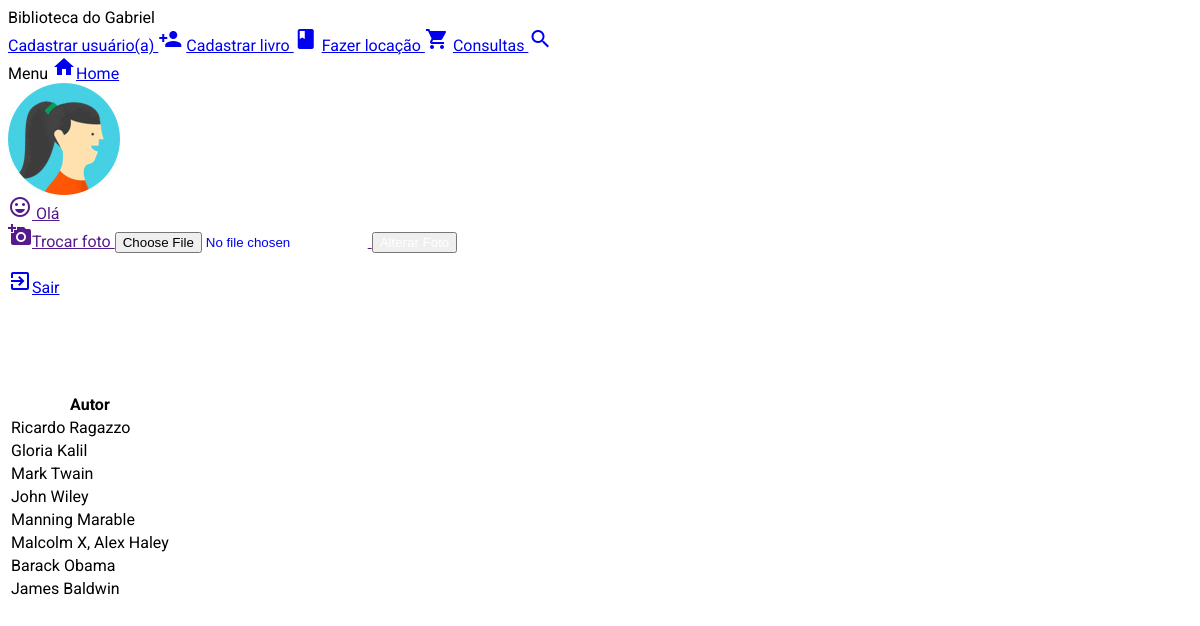
Page /recebeautornome.php on the committed database.
### tables this page shows
CREATE TABLE IF NOT EXISTS `usuarios` (
  `id` int(11) NOT NULL AUTO_INCREMENT,
  `nome` varchar(255) NOT NULL,
  `login` varchar(255) NOT NULL,
  `senha` varchar(255) NOT NULL,
  `foto` varchar(255) NOT NULL,
  PRIMARY KEY (`id`)
);

CREATE TABLE IF NOT EXISTS `livro` (
  `idLivro` int(11) NOT NULL AUTO_INCREMENT,
  `nome` varchar(50) NOT NULL,
  `editora` varchar(25) NOT NULL,
  `autor` varchar(40) NOT NULL,
  PRIMARY KEY (`idLivro`)
);

### antisql.php (called while the page is built)
<?php
function antisql($conexao,$string){
	$string = get_magic_quotes_gpc() ? stripslashes($string) : $string;
	$string = mysqli_real_escape_string($conexao,$string);
	return $string;
}
?>

### recebeautornome.php (the view, shortened to what this page needs)
<html>
  <head>
    <link rel="stylesheet" href="https://code.getmdl.io/1.3.0/material.light_blue-yellow.min.css" />
    <link rel="stylesheet" href="styles.css">
   <link href="//cdn.muicss.com/mui-0.9.20/css/mui.min.css" rel="stylesheet" type="text/css" />
	</head>
  <?php
  include 'config.php';
  $sql = "SELECT * FROM usuarios WHERE login = '".$_SESSION['login']."'";
  $sqlExecuta = mysqli_query($conexao,$sql);
  $user = mysqli_fetch_assoc($sqlExecuta);
  ?>
  <body>
<div class="mdl-layout mdl-js-layout">
  <header class="mdl-layout__header mdl-layout__header--scroll">
    <div class="mdl-layout__header-row">
      <span class="mdl-layout-title"> Biblioteca do Gabriel</span>
      <nav class="mdl-navigation">
      <a class="mdl-navigation__link" href="caduser.php">Cadastrar usuário(a)&nbsp;<i class="material-icons">person_add</i></a>
        <a class="mdl-navigation__link" href="cadbook.php">Cadastrar livro&nbsp;<i class="material-icons">book</i></a>
        <a class="mdl-navigation__link" href="cadaluguel.php">Fazer locação&nbsp;<i class="material-icons">shopping_cart</i></a>
        <a class="mdl-navigation__link" href="consultas.php">Consultas&nbsp;<i class="material-icons">search</i></a>
      </nav>
    </div>
  </header>
  <div class="mdl-layout__drawer">
    <span class="mdl-layout-title">Menu</span>
    <a class="mdl-navigation__link" href="dashboard.php"><i class="mdl-color-text--blue-grey-400 material-icons" role="presentation">home</i>Home</a>
          <a class="mdl-navigation__link" href="">
    <nav class="mdl-navigation">
    <img src="images/<?php echo $user['foto']; ?>" class="demo-avatar"></br>
    <i class="material-icons">sentiment_very_satisfied</i>&nbsp;<span>Olá <?php echo $user["nome"];?></span>
            <div class="mdl-layout-spacer">
          <form action="altera_fotos.php" method="post" enctype="multipart/form-data"><i class="material-icons">add_a_photo</i>Trocar foto
           <input class="mdl-textfield__input" type="file" name="arquivo" id="arquivo">
            <input class="mdl-button mdl-js-button mdl-button--raised mdl-button--colored mdl-js-ripple-effect" type="submit" value="Alterar Foto" style="color: #FFF;"/>
          </form>
          </a>
          <a class="mdl-navigation__link" href="sair.php"><i class="material-icons">exit_to_app</i>Sair</a></br></br></br></br></br></br>
          </div>
          </div>
  <main class="mdl-layout__content">
    <div class="page-content">
    <table class="mui-table mui-table--bordered">
    <?php
  include "config.php";
  include "antisql.php";
  $autor = antisql($conexao,$_POST["nomeautor"]);
  $sql = "SELECT *FROM livro WHERE autor LIKE '%$autor%'";
  $sqlExecuta = mysqli_query($conexao,$sql);
  if(mysqli_num_rows($sqlExecuta) >0){
  ?>
  <thead>
    <tr>
      <th>Autor</th>
      <?php while ($linha = mysqli_fetch_assoc($sqlExecuta)){
        ?>
    </tr>
  </thead>
  <tbody>
    <tr>
      <td><?php echo $linha["autor"];?></td>
    </tr>
    <?php
}
}
else{
    ?>
    <td><i class="material-icons">sentiment_very_dissatisfied</i>&nbsp;Autor não encontrado</td>
    <?php
}
?>
  </tbody>
</table>
</div>
  </main>
  </body>
</html>

### styles.css (style rules this page uses)
html, body { font-family: 'Roboto', 'Helvetica', sans-serif; }

### rows in the picture
usuarios: foto (placeholder picture)
livro: autor "Ricardo Ragazzo"
livro: autor "Gloria Kalil"
livro: autor "Mark Twain"
livro: autor "John Wiley"
livro: autor "Manning Marable"
livro: autor "Malcolm X, Alex Haley"
livro: autor "Barack Obama"
livro: autor "James Baldwin"
